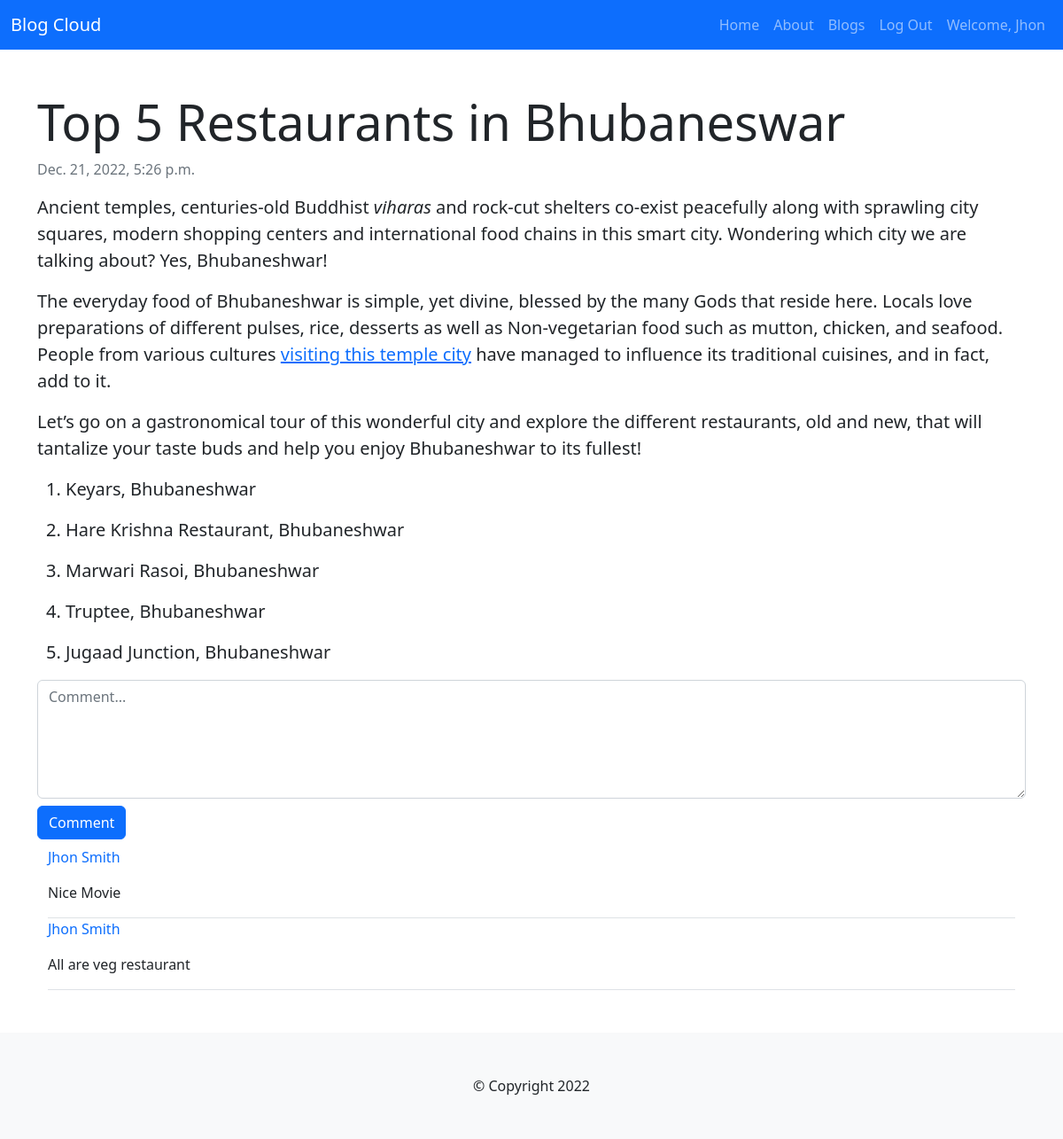
The page /blog/5/ (signed in) on the database its author committed.
### blog/models.py (models this page shows, shortened)
class Blog(models.Model):
    category = models.ForeignKey(Category, on_delete=models.CASCADE)
    title = models.CharField(max_length=1000)
    description = RichTextField()
    published_at = models.DateTimeField(auto_now_add=True)
    publish = models.BooleanField(default=True)
    video_link = models.CharField(max_length=1000, blank=True)

class Comment(models.Model):
    blog = models.ForeignKey(Blog, on_delete=models.CASCADE)
    user = models.ForeignKey(User, on_delete=models.CASCADE)
    comment = models.TextField()
    allow = models.BooleanField(default=True)

### blog/views.py (the view)
# urls.py: 2. Add a URL to urlpatterns:  path('blog/', include('blog.urls'))
def blog(request, id):
    blog = Blog.objects.get(id=id)
    comments = Comment.objects.filter(blog=id)
    context = {
        'blog': blog,
        'comments': comments
    }
    return render(request, 'blog/blog-details.html', context)

### templates/blog/blog-details.html (shortened to what this page needs)
{% extends 'base.html' %}
{% block body %}
<div class="container my-5">
    <h1 class="display-4">{{blog.title}}</h1>
    <p class="text-muted">{{blog.published_at}}</p>
    <div class="lead my-3">
        {{blog.description|safe}}
    </div>
    {% if user.is_authenticated %}
        <div class="my-2">
            <form action="{% url 'comment' %}" method="POST">
                <textarea rows="5" name="comment" placeholder="Comment..." class="form-control" required></textarea>
                <input type="submit" value="Comment" class="btn btn-primary mt-2">
            </form>
        </div>
    {% endif %}
    <div class="container">
        {% for c in comments %}
            <div class="border-bottom">
                <p class="text-primary">{{c.user.first_name}} {{c.user.last_name}}</p>
                <p>{{c.comment}}</p>
            </div>
        {% endfor %}
    </div>
</div>
{% endblock body %}

### templates/base.html (shortened to what this page needs)
{% load static %}
<!DOCTYPE html>
<html lang="en">
<head>
    <link rel="stylesheet" href="{% static 'bootstrap/bootstrap.min.css' %}">
    <link rel="stylesheet" href="{% static 'css/style.css' %}">
</head>
<body>
    <nav class="navbar navbar-expand-lg navbar-dark bg-primary">
        <div class="container-fluid">
          <a class="navbar-brand" href="{% url 'home' %}">Blog Cloud</a>
          <div class="collapse navbar-collapse" id="navbarNav">
            <ul class="navbar-nav ms-auto">
              <li class="nav-item">
                <a class="nav-link" aria-current="page" href="{% url 'home' %}">Home</a>
              </li>
              <li class="nav-item">
                <a class="nav-link" href="{% url 'about' %}">About</a>
              </li>
              <li class="nav-item">
                <a class="nav-link" href="{% url 'all_blogs' %}">Blogs</a>
              </li>
             {% if user.is_authenticated %}
              <li class="nav-item">
                <a class="nav-link" href="{% url 'signout' %}">Log Out</a>
              </li>
              <li class="nav-item">
                <a class="nav-link" href="{% url 'home' %}">Welcome, {{user.first_name}}</a>
              </li>
             {% endif %}
            </ul>
          </div>
        </div>
      </nav>
    {% block body %}
    {% endblock body %}
    <footer class="bg-light py-5 text-center">
        &copy; Copyright 2022
    </footer>
</body>
</html>

### rows shown on the page
Blog: title "Top 5 Restaurants in Bhubaneswar", published_at "Dec. 21, 2022, 5:26 p.m.", description "Ancient temples, centuries-old Buddhist viharas and rock-cut shelters co-exist peacefully along with sprawling city squares, modern shopping centers and international food chains in this smart city. Wondering which city we are talking about? Yes, Bhubaneshwar! The everyday food of Bhubaneshwar is simple, yet divine, blessed by the many Gods that reside here. Locals love preparations of different pulses, rice, desserts as well as Non-vegetarian food such as mutton, chicken, and seafood. People from various cultures visiting this temple city have managed to influence its traditional cuisines, and in fact, add to it. Let’s go on a gastronomical tour of this wonderful city and explore the…"
Comment: user.first_name "Jhon", user.last_name "Smith", comment "Nice Movie"
Comment: user.first_name "Jhon", user.last_name "Smith", comment "All are veg restaurant"

### other values the page prints
{{ user.first_name }} "Jhon"
